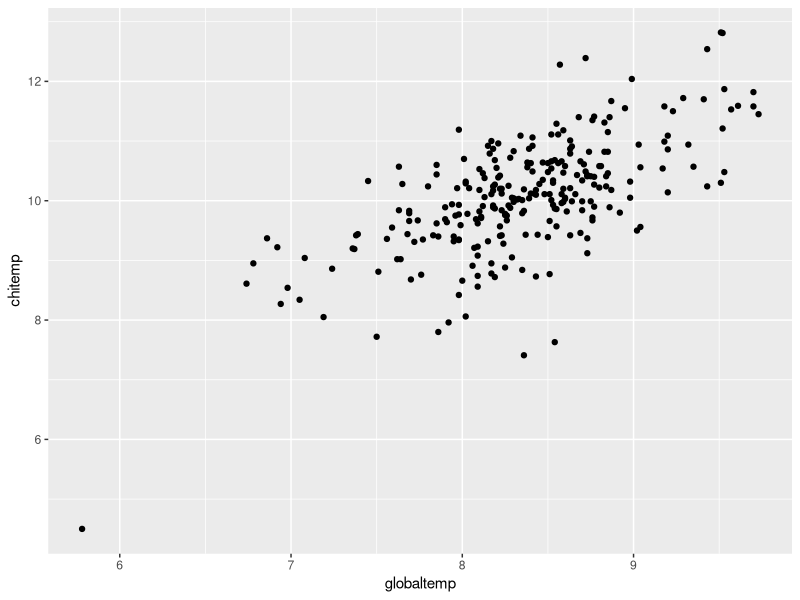

Generate this figure with R:
#Load Packages
install.packages('ggplot2')
library(ggplot2)

setwd('//Users/nirupamaprv/Documents/nimmu/Nanodegree/WeatherProject')
getwd()

#Read temperatures for correlation coefficient into dataframe
tempInfo <- read.csv('CorrCoeff.csv')
View(tempInfo)

#add temperature values into variables 
globaltemp <- tempInfo$avg_temp_global #global temp
chitemp <- tempInfo$avg_temp_Chi       #Chicago city temp

#plot to visually view if relation exists between global and local temperatures
ggplot(data = tempInfo, mapping = aes(x= globaltemp, y = chitemp))+
  geom_point()

#computing correlation coefficients
?cor.test()
cor.test(globaltemp,chitemp)
cor.test(globaltemp,chitemp, method = 'pearson')
cor.test(globaltemp,chitemp, method = 'kendall')
cor.test(globaltemp,chitemp, method = 'spearman')

#compute correlation for five year Moving Averages
globaltemp_MA <- tempInfo$g_MA
chitemp_MA <- tempInfo$C_MA
cor.test(globaltemp_MA,chitemp_MA, method = 'kendall')
cor.test(globaltemp_MA,chitemp_MA, method = 'pearson')
cor.test(globaltemp_MA,chitemp_MA, method = 'spearman')




